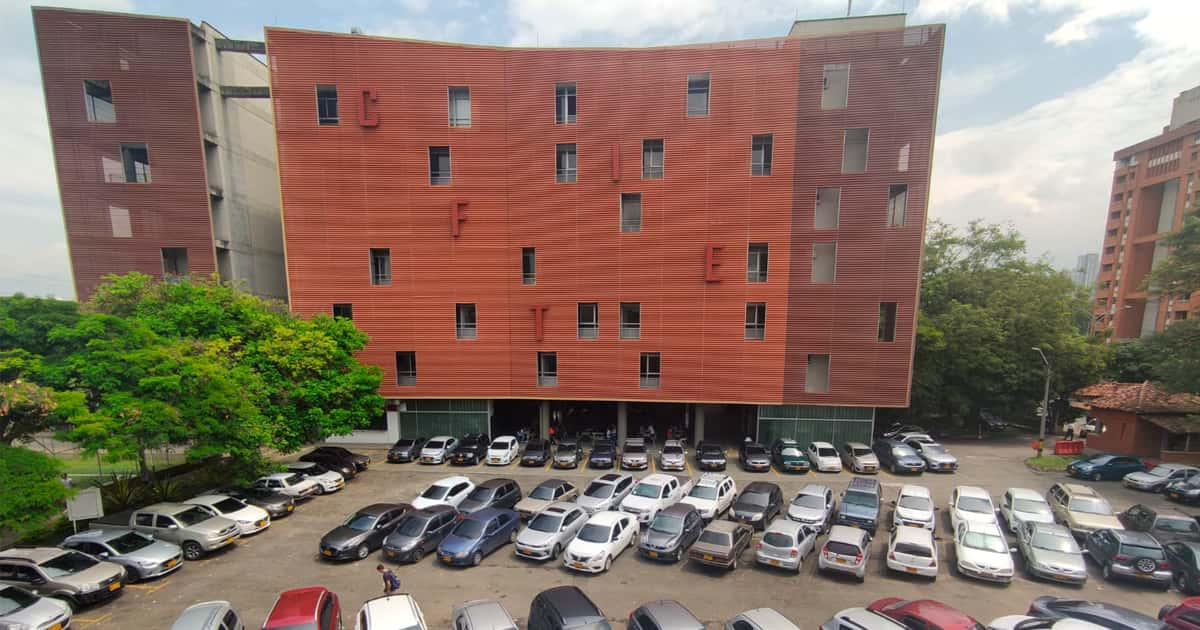
#> input picture Practica1/Reto Colores/pico-y-placa-2022.jpg, 1200 x 630 px, found by its file name
$ jupyter execute Colores.ipynb
#> lines starting #> are read from the running program, lines starting #| are printed output that depends on the picture
Reto Colores

### Cargar imagen

[cell 1]
#importamos las librerías necesarias
import cv2
import matplotlib.pyplot as plt

#Cargamos la imagen

img = cv2.imread(r"C:\Users\Daniel Calderon\Desktop\2024-2 Poli\Vision Con IA\Practica1\Reto Colores\pico-y-placa-2022.jpg",1)
#> img is the input picture: shape (630, 1200, 3); mean B, G, R 101, 113.6, 132.5
img = cv2.cvtColor(img, cv2.COLOR_BGR2RGB)

### Mostrar imagen

[cell 2]
#Mostramos la imagen
plt.figure(figsize=(15, 15))
plt.imshow(img)
plt.show()

### Imprimimos su forma y dimensiones con shape

[cell 3]
print(img.shape)
#| (630, 1200, 3)

### Extraer 5 zonas o regiones de interés homogéneas de algún color, cualquiera, usando inspección visual y definiendo las cotas.

### Obtenemos la media de los canales de colores

[cell 4]
#Extraemos 5 zonas de la imagen

#agregamos un subplot para mostrar las imagenes

# Crear una figura con 6 subplots en una cuadrícula de 3x2
fig, axs = plt.subplots(3, 2, figsize=(15, 15))

# Definir y mostrar cada ROI en un subplot diferente
roi1 = img[130:200, 300:400]
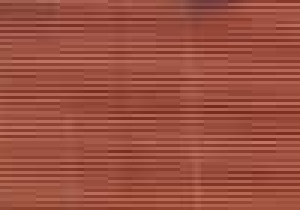
#> roi1: shape (70, 100, 3) (shown 3 times larger); mean R, G, B 155.9, 79.8, 64
axs[0, 0].imshow(roi1)
axs[0, 0].axis('off')  # Opcional: oculta los ejes
#obtenemos la media de R G y B
avg1R = float('%.1f' % roi1[:, :, 0].mean())
#> avg1R = 155.9
avg1G = float('%.1f' % roi1[:, :, 1].mean())
#> avg1G = 79.8
avg1B = float('%.1f' % roi1[:, :, 2].mean())
#> avg1B = 64

axs[0, 0].set_title('R: ' + str(avg1R) + ' G: ' + str(avg1G) + ' B: ' + str(avg1B))


roi2 = img[340:390,140:250]
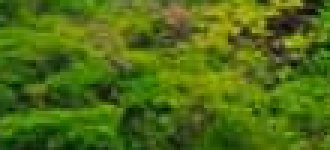
#> roi2: shape (50, 110, 3) (shown 3 times larger); mean R, G, B 78.1, 107.7, 18.7
axs[0, 1].imshow(roi2)
axs[0, 1].axis('off')  # Opcional: oculta los ejes
#obtenemos la media de R G y B
avg2R = float('%.1f' % roi2[:, :, 0].mean())
#> avg2R = 78.1
avg2G = float('%.1f' % roi2[:, :, 1].mean())
#> avg2G = 107.7
avg2B = float('%.1f' % roi2[:, :, 2].mean())
#> avg2B = 18.7

axs[0, 1].set_title('R: ' + str(avg2R) + ' G: ' + str(avg2G) + ' B: ' + str(avg2B))

roi3 = img[30:80, 140:185]
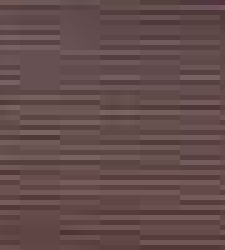
#> roi3: shape (50, 45, 3) (shown 5 times larger); mean R, G, B 99.3, 76.3, 75.8
axs[1, 0].imshow(roi3)
axs[1, 0].axis('off')  # Opcional: oculta los ejes
avg3R = float('%.1f' % roi3[:, :, 0].mean())
#> avg3R = 99.3
avg3G = float('%.1f' % roi3[:, :, 1].mean())
#> avg3G = 76.3
avg3B = float('%.1f' % roi3[:, :, 2].mean())
#> avg3B = 75.8

axs[1, 0].set_title('R: ' + str(avg3R) + ' G: ' + str(avg3G) + ' B: ' + str(avg3B))


roi4 = img[20:100, 1000:1150]
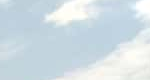
#> roi4: shape (80, 150, 3); mean R, G, B 208.5, 221.6, 228.2
axs[1, 1].imshow(roi4)
axs[1, 1].axis('off')  # Opcional: oculta los ejes
avg4R = float('%.1f' % roi4[:, :, 0].mean())
#> avg4R = 208.5
avg4G = float('%.1f' % roi4[:, :, 1].mean())
#> avg4G = 221.6
avg4B = float('%.1f' % roi4[:, :, 2].mean())
#> avg4B = 228.2

axs[1, 1].set_title('R: ' + str(avg4R) + ' G: ' + str(avg4G) + ' B: ' + str(avg4B))


roi5 = img[560:580, 205:280]
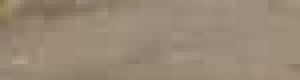
#> roi5: shape (20, 75, 3) (shown 4 times larger); mean R, G, B 153.7, 136.5, 117.7
axs[2, 0].imshow(roi5)
axs[2, 0].axis('off')  # Opcional: oculta los ejes
avg5R = float('%.1f' % roi5[:, :, 0].mean())
#> avg5R = 153.7
avg5G = float('%.1f' % roi5[:, :, 1].mean())
#> avg5G = 136.5
avg5B = float('%.1f' % roi5[:, :, 2].mean())
#> avg5B = 117.7

axs[2, 0].set_title('R: ' + str(avg5R) + ' G: ' + str(avg5G) + ' B: ' + str(avg5B))


# El último subplot (axs[2, 1]) queda vacío
axs[2, 1].axis('off')  # Opcional: oculta los ejes para el subplot vacío

# Mostrar la figura con los subplots
plt.show()

[cell 5]
#Dibujamos un rectangulo sobre la imagen y le agregamos el texto

cv2.rectangle(img, (300, 130), (400, 200), (0, 255, 0), 3)
cv2.putText(img, 'Media R: ' + str(avg1R), (300, 130), cv2.FONT_HERSHEY_SIMPLEX, 0.5, (0, 0, 255), 2)
cv2.putText(img, 'Media G: ' + str(avg1G), (300, 160), cv2.FONT_HERSHEY_SIMPLEX, 0.5, (0, 0, 255), 2)
cv2.putText(img, 'Media B: ' + str(avg1B), (300, 190), cv2.FONT_HERSHEY_SIMPLEX, 0.5, (0, 0, 255), 2)

cv2.rectangle(img, (140, 340), (250, 390), (0, 255, 0), 3)
cv2.putText(img, 'Media R: ' + str(avg2R), (140, 340), cv2.FONT_HERSHEY_SIMPLEX, 0.5, (0, 0, 255), 2)
cv2.putText(img, 'Media G: ' + str(avg2G), (140, 360), cv2.FONT_HERSHEY_SIMPLEX, 0.5, (0, 0, 255), 2)
cv2.putText(img, 'Media B: ' + str(avg2B), (140, 380), cv2.FONT_HERSHEY_SIMPLEX, 0.5, (0, 0, 255), 2)

cv2.rectangle(img, (140, 30), (185, 80), (0, 255, 0), 3)
cv2.putText(img, 'Media R: ' + str(avg3R), (140, 30), cv2.FONT_HERSHEY_SIMPLEX, 0.5, (0, 0, 255), 2)
cv2.putText(img, 'Media G: ' + str(avg3G), (140, 50), cv2.FONT_HERSHEY_SIMPLEX, 0.5, (0, 0, 255), 2)
cv2.putText(img, 'Media B: ' + str(avg3B), (140, 70), cv2.FONT_HERSHEY_SIMPLEX, 0.5, (0, 0, 255), 2)

cv2.rectangle(img, (1000, 20), (1150, 100), (0, 255, 0), 3)
cv2.putText(img, 'Media R: ' + str(avg4R), (1000, 20), cv2.FONT_HERSHEY_SIMPLEX, 0.5, (0, 0, 255), 2)
cv2.putText(img, 'Media G: ' + str(avg4G), (1000, 40), cv2.FONT_HERSHEY_SIMPLEX, 0.5, (0, 0, 255), 2)
cv2.putText(img, 'Media B: ' + str(avg4B), (1000, 60), cv2.FONT_HERSHEY_SIMPLEX, 0.5, (0, 0, 255), 2)

cv2.rectangle(img, (205, 560), (280, 580), (0, 255, 0), 3)
cv2.putText(img, 'Media R: ' + str(avg5R), (205, 560), cv2.FONT_HERSHEY_SIMPLEX, 0.5, (0, 0, 255), 2)
cv2.putText(img, 'Media G: ' + str(avg5G), (205, 580), cv2.FONT_HERSHEY_SIMPLEX, 0.5, (0, 0, 255), 2)
cv2.putText(img, 'Media B: ' + str(avg5B), (205, 600), cv2.FONT_HERSHEY_SIMPLEX, 0.5, (0, 0, 255), 2)
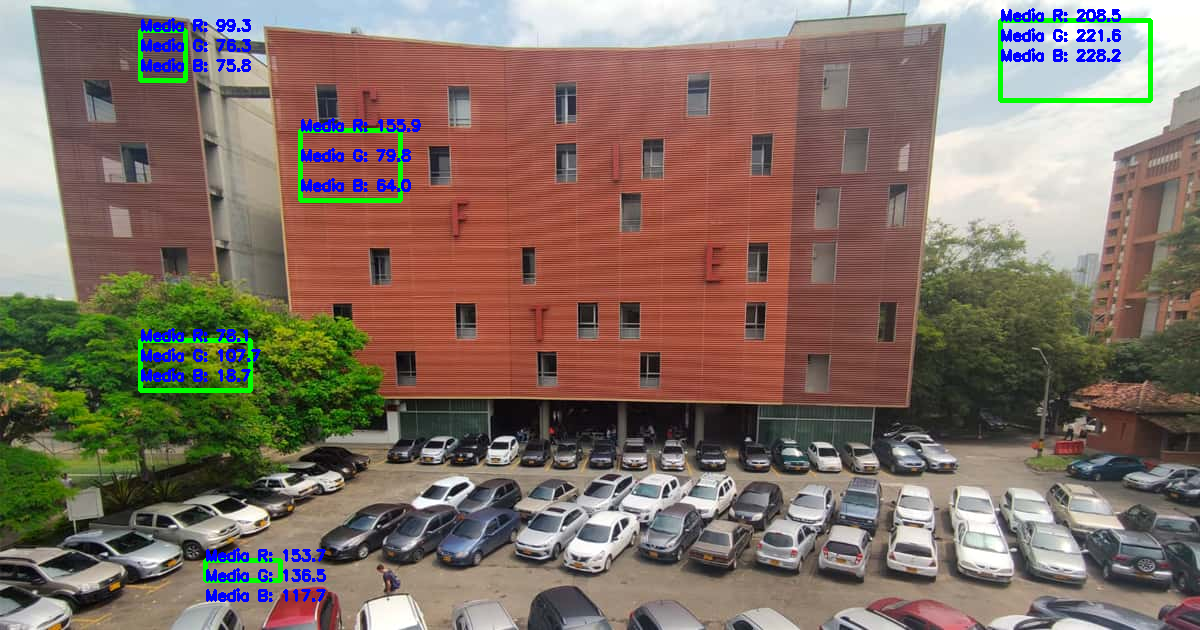
#> img: shape (630, 1200, 3); mean R, G, B 129.2, 112.6, 102.2

plt.figure(figsize=(15, 15))
plt.imshow(img)
plt.show()
